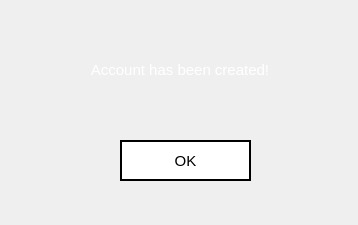
<?xml version="1.0" encoding="UTF-8"?>
<ui version="4.0">
 <class>admin_prompt</class>
 <widget class="QWidget" name="admin_prompt">
  <property name="geometry">
   <rect>
    <x>0</x>
    <y>0</y>
    <width>358</width>
    <height>225</height>
   </rect>
  </property>
  <property name="minimumSize">
   <size>
    <width>358</width>
    <height>225</height>
   </size>
  </property>
  <property name="maximumSize">
   <size>
    <width>358</width>
    <height>225</height>
   </size>
  </property>
  <property name="windowTitle">
   <string>Message</string>
  </property>
  <property name="windowIcon">
   <iconset>
    <normaloff>icon.png</normaloff>icon.png</iconset>
  </property>
  <property name="styleSheet">
   <string notr="true">QWidget#admin_prompt{
border-image: url(:images/gradient.png);
}

QPushButton{
background: transparent;
background-color: white;
border: 2px solid black;
}

QPushButton:hover{
background-color: rgb(30, 30, 30);
color: white;
}

QPushButton:pressed
{
font: bold;
}
</string>
  </property>
  <widget class="QWidget" name="verticalLayoutWidget">
   <property name="geometry">
    <rect>
     <x>30</x>
     <y>40</y>
     <width>300</width>
     <height>61</height>
    </rect>
   </property>
   <layout class="QVBoxLayout" name="verticalLayout">
    <item>
     <widget class="QLabel" name="label">
      <property name="font">
       <font>
        <pointsize>11</pointsize>
       </font>
      </property>
      <property name="text">
       <string>&lt;html&gt;&lt;head/&gt;&lt;body&gt;&lt;p&gt;&lt;span style=&quot; color:#ffffff;&quot;&gt;Account has been created!&lt;/span&gt;&lt;/p&gt;&lt;/body&gt;&lt;/html&gt;</string>
      </property>
      <property name="alignment">
       <set>Qt::AlignCenter</set>
      </property>
     </widget>
    </item>
   </layout>
  </widget>
  <widget class="QPushButton" name="sys_ok">
   <property name="geometry">
    <rect>
     <x>120</x>
     <y>140</y>
     <width>131</width>
     <height>41</height>
    </rect>
   </property>
   <property name="font">
    <font>
     <pointsize>11</pointsize>
    </font>
   </property>
   <property name="text">
    <string>OK</string>
   </property>
  </widget>
 </widget>
 <resources>
  <include location="resource.qrc"/>
 </resources>
 <connections/>
</ui>
